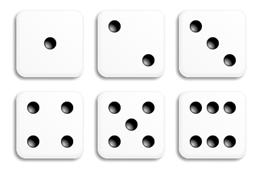
#> input picture src/algorithms/3_hugh_circle/input_images/thumbnail.png, 260 x 170 px
$ python 11_02_hough_circle.py
#> lines starting #> are read from the running program, lines starting #| are printed output that depends on the picture; after the words box and inside, x2 and y2 are one past the last pixel; in counts of white or black regions, pixels touching at a corner belong together
import sys
import cv2
import numpy as np
import os

fileDir = os.path.dirname(os.path.realpath(__file__))

def main(argv):
    ## [load]
    default_file = os.path.join(fileDir, 'input_images', 'thumbnail.png')
    filename = argv[0] if len(argv) > 0 else default_file

    # Loads an image
    src = cv2.imread(filename, cv2.IMREAD_COLOR)
#> src is the input picture: shape (170, 260, 3); min 0, max 255, mean 236.4

    # Check if image is loaded fine
    if src is None:
        print ('Error opening image!')
        print ('Usage: hough_circle.py [image_name -- default ' + default_file + '] \n')
        return -1
    ## [load]

    ## [convert_to_gray]
    # Convert it to gray
    gray = cv2.cvtColor(src, cv2.COLOR_BGR2GRAY)
    ## [convert_to_gray]

    ## [reduce_noise]
    # Reduce the noise to avoid false circle detection
    gray = cv2.medianBlur(gray, 5)
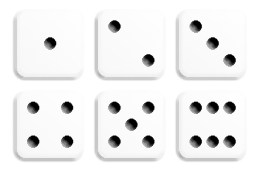
#> gray: shape (170, 260); min 0, max 255, mean 238.5
    ## [reduce_noise]

    ## [houghcircles]
    rows = gray.shape[0]
#> rows = 170
    circles = cv2.HoughCircles(gray, cv2.HOUGH_GRADIENT, 1, rows / 16,
                               param1=200, param2=20,
                               minRadius=10, maxRadius=60)
#> circles = [[134.5, 120.5, 40.7], [57.5, 115.5, 41.3], [117.5, 137.5, 23.9], [125.5, 130.5, 31.6], [45.5, 128.5, 28.7], [145.5, 110.5, 35], [108.5, 147.5, 14.4], [150.5, 131.5, 29.2], [121.5, 120.5, 27.8], [200.5, 117.5, 25.8], [188.5, 147.5, 13.2], [220.5, 127.5, 21.6]]
    ## [houghcircles]

    ## [draw]
    if circles is not None:
        circles = np.uint16(np.around(circles))
#> circles = [[134, 120, 41], [58, 116, 41], [118, 138, 24], [126, 130, 32], [46, 128, 29], [146, 110, 35], [108, 148, 14], [150, 132, 29], [122, 120, 28], [200, 118, 26], [188, 148, 13], [220, 128, 22]]
        for i in circles[0, :]:
            center = (i[0], i[1])
            print(center, i[2])
            # circle center
            cv2.circle(src, center, 1, (255, 0, 0), 3)
            # circle outline
            radius = i[2]
            cv2.circle(src, center, radius, (0, 0, 255), 3)
#> this loop made 12 passes
#| (134, 120) 41
#| (58, 116) 41
#| (118, 138) 24
#| (126, 130) 32
#| (46, 128) 29
#| (146, 110) 35
#| (108, 148) 14
#| (150, 132) 29
#> (further printed lines are left out)
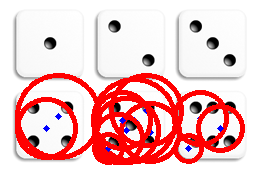
#> src: shape (170, 260, 3); 19% of pixels changed, all inside (x1, y1, x2, y2) = (15, 73, 245, 165)
    ## [draw]

    ## [display]
    cv2.imshow("detected circles", src)
    cv2.waitKey(0)
    ## [display]

    return 0


if __name__ == "__main__":
    main(sys.argv[1:])

$ run again, with src/algorithms/3_hugh_circle/input_images/4cmDicePack-ThreeSpreadOut-60110.png copied over src/algorithms/3_hugh_circle/input_images/thumbnail.png
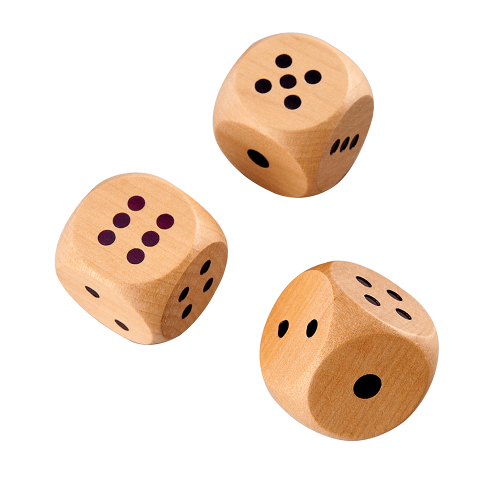
#> input picture src/algorithms/3_hugh_circle/input_images/4cmDicePack-ThreeSpreadOut-60110.png, 1000 x 1000 px (shown at 1/2 size)
#> in main, src is the input picture: shape (1000, 1000, 3); mean B, G, R 215.3, 227.6, 242.5
#> in main, `gray = cv2.cvtColor(src, cv2.COLOR_BGR2GRAY)`:
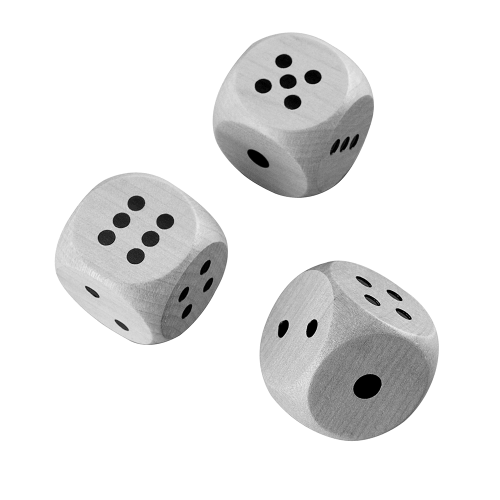
#> gray: shape (1000, 1000) (shown at 1/2 size); min 0, max 255, mean 230.7
#> in main, `circles = cv2.HoughCircles(gray, cv2.HOUGH_GRADIENT, 1, rows / 16, par..`: circles = [[270.5, 406.5, 15.6], [731.5, 767.5, 29.9], [298.5, 477.5, 15.6], [768.5, 620.5, 42.1], [575.5, 163.5, 15.9], [211.5, 474.5, 16.8], [387.5, 597.5, 28.6], [709.5, 588.5, 31.8]]
#> in main, `circles = np.uint16(np.around(circles))`: circles = [[270, 406, 16], [732, 768, 30], [298, 478, 16], [768, 620, 42], [576, 164, 16], [212, 474, 17], [388, 598, 29], [710, 588, 32]]
#> the loop in main, `for i in circles[0, :]:` made 8 passes
#> (printed output is left out)
#> after the loop in main, `for i in circles[0, :]:`:
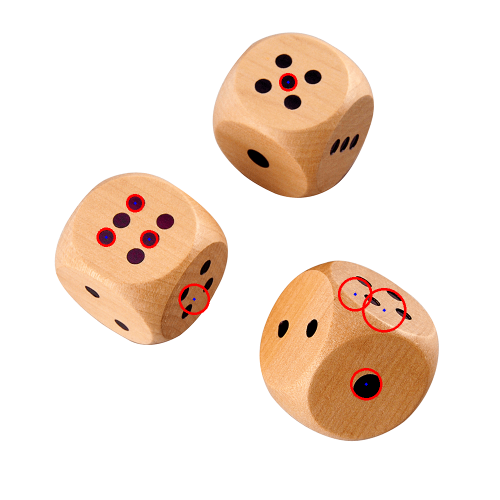
#> src: shape (1000, 1000, 3) (shown at 1/2 size); 0.64% of pixels changed, all inside (x1, y1, x2, y2) = (193, 146, 813, 801)

$ run again, with src/algorithms/3_hugh_circle/input_images/dices_3.jfif saved as src/algorithms/3_hugh_circle/input_images/thumbnail.png
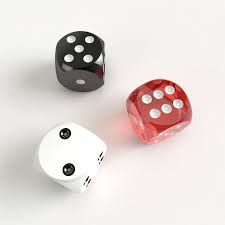
#> input picture src/algorithms/3_hugh_circle/input_images/dices_3.jfif, 225 x 225 px
#> in main, src is the input picture: shape (225, 225, 3); mean B, G, R 213.3, 217.4, 225.8
#> in main, `gray = cv2.cvtColor(src, cv2.COLOR_BGR2GRAY)`:
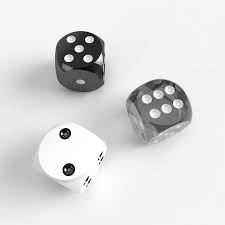
#> gray: shape (225, 225); min 0, max 255, mean 219.4
#> in main, `circles = cv2.HoughCircles(gray, cv2.HOUGH_GRADIENT, 1, rows / 16, par..`: circles = [[159.5, 108.5, 30], [80.5, 59.5, 28.9], [62.5, 154.5, 24.3], [173.5, 110.5, 18.6]]
#> in main, `circles = np.uint16(np.around(circles))`: circles = [[160, 108, 30], [80, 60, 29], [62, 154, 24], [174, 110, 19]]
#> the loop in main, `for i in circles[0, :]:` made 4 passes
#> (printed output is left out)
#> after the loop in main, `for i in circles[0, :]:`:
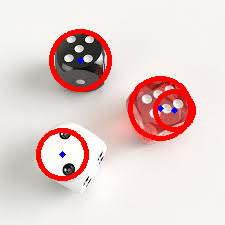
#> src: shape (225, 225, 3); 6.26% of pixels changed, all inside (x1, y1, x2, y2) = (36, 29, 196, 181)
